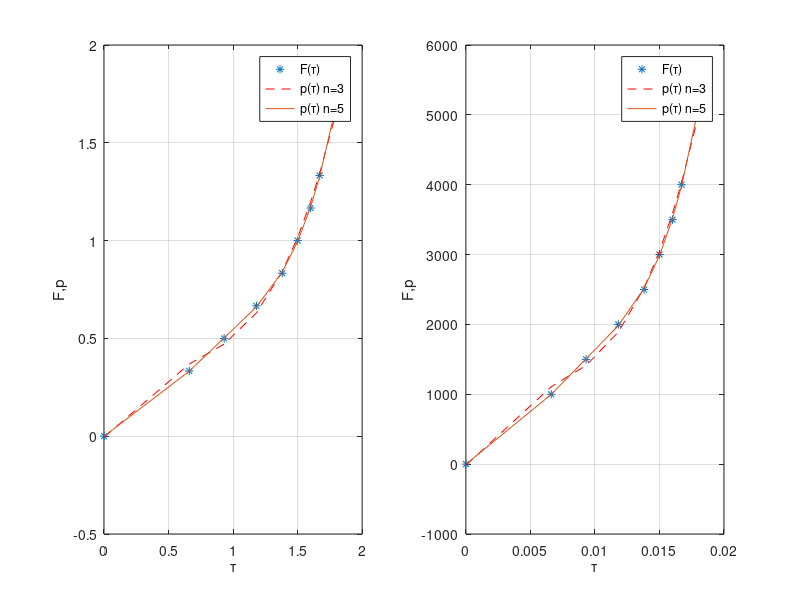

This figure's MATLAB source:
% 4 вар

% очистка экрана и рабочего пространства

clc;
clear;
close;

% описываем нашу схему

R0 = 4;
In = 100;
Un = In * R0;

Uv = Un; % 2 з-н Кирхгофа
Iv = 97.2;
Rv = Uv / Iv;

w = 3000; % число витков

k = 1000; % множитель для варианта 4

Fnenorm = [0 1.0 1.5 2.0 2.5 3.0 3.5 4.0 5.0]' .* k;
F = Fnenorm ./ w;

Fi = ([0 0.66 0.93 1.18 1.38 1.5 1.6 1.67 1.79] + 0.001)';

% уравнение невязок в матричном виде для n = 3

G1 = [];
G1(:,1) = Fi'.^0;
G1(:,2) = Fi'.^1;
G1(:,3) = Fi'.^2;
G1(:,4) = Fi'.^3;

C1 = inv(G1'*G1)*(G1'*F);
p1 = [C1(4) C1(3) C1(2) C1(1)];
P1 = polyval(p1, Fi);
% J = (F-G1*C1)'*(F-G1*C1); % уравнение, которое не использовалось

% уравнение невязок в матричном виде для n = 5

G2 = [];
G2(:,1) = Fi'.^0;
G2(:,2) = Fi'.^1;
G2(:,3) = Fi'.^2;
G2(:,4) = Fi'.^3;
G2(:,5) = Fi'.^4;
G2(:,6) = Fi'.^5;

C2 = inv(G2'*G2)*(G2'*F);
p2 = [C2(6) C2(5) C2(4) C2(3) C2(2) C2(1)];
P2 = polyval(p2, Fi);

% строим правый график

subplot(1, 2, 1); % одно окно по вертикали 2 по горизонтали, работаем с 1-ым окном
plot(Fi, F,'*', Fi, P1, 'r--', Fi ,P2);
legend('F(т)', 'p(т) n=3', 'p(т) n=5');
title('');
xlabel('т'); ylabel('F,p');
grid on;

Finn = Fi.*0.01;

% уравнение невязок в матричном виде для n = 3

G3 = [];
G3(:,1) = Finn'.^0;
G3(:,2) = Finn'.^1;
G3(:,3) = Finn'.^2;
G3(:,4) = Finn'.^3;

C3 = inv(G3'*G3)*(G3'*Fnenorm);
p3 = [C3(4) C3(3) C3(2) C3(1)];
P3 = polyval(p3,Finn);

% уравнение невязок в матричном виде для n = 5

G4 = [];
G4(:,1) = Finn'.^0;
G4(:,2) = Finn'.^1;
G4(:,3) = Finn'.^2;
G4(:,4) = Finn'.^3;
G4(:,5) = Finn'.^4;
G4(:,6) = Finn'.^5;

C4 = inv(G4'*G4)*(G4'*Fnenorm);
p4 = [C4(6) C4(5) C4(4) C4(3) C4(2) C4(1)];
P4 = polyval(p4,Finn);

% строим левый график

subplot(1, 2, 2); % работаем с 2-ым окном
plot(Finn, Fnenorm, '*', Finn, P3, 'r--', Finn, P4);
legend('F(т)', 'p(т) n=3', 'p(т) n=5');
title('');
xlabel('т'); ylabel('F,p');
grid on;
